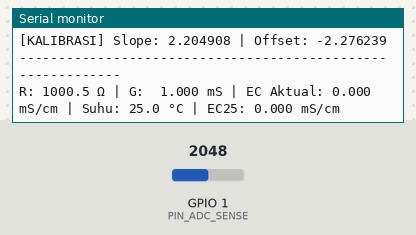
A sketch run on a simulated ESP32-S3. Shown: the last lines printed to the serial monitor. The inputs (shaded band) are chosen by the test bench; at power-on: GPIO 1 (PIN_ADC_SENSE) = 2048 (analog values on the 0–4095 scale).

Above: at 1.2 s.
1.3 s: GPIO 1 (PIN_ADC_SENSE) set to 1988
At 2.4 s:
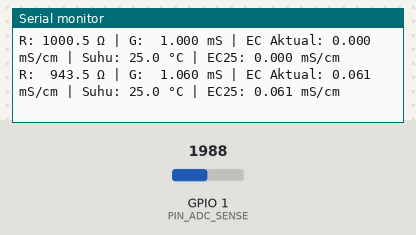
4.3 s: GPIO 1 (PIN_ADC_SENSE) set to 398
At 5.3 s:
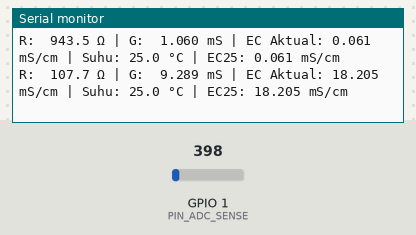
5.8 s: GPIO 1 (PIN_ADC_SENSE) set to 356
At 6.7 s:
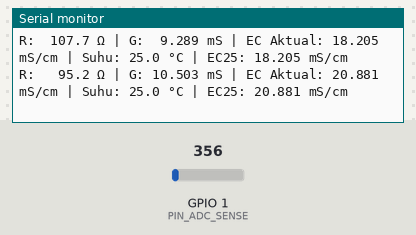
8.8 s: GPIO 1 (PIN_ADC_SENSE) set to 46
At 10.1 s:
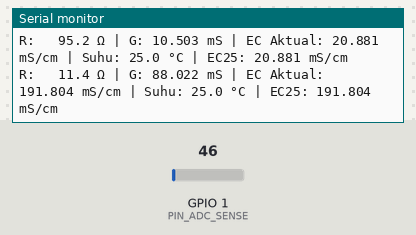
10.3 s: GPIO 1 (PIN_ADC_SENSE) set to 37
At 12.3 s:
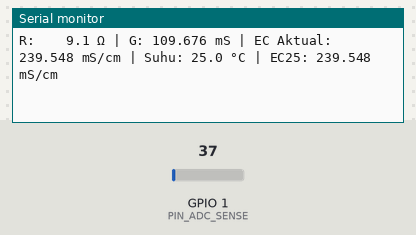

Measured:
- the behaviour switches between 2048 and 2047 on GPIO 1 (PIN_ADC_SENSE) (found by bisection; images 0 and 1)
- the behaviour switches between 373 and 372 on GPIO 1 (PIN_ADC_SENSE) (found by bisection; images 2 and 3)
- the behaviour switches between 41 and 40 on GPIO 1 (PIN_ADC_SENSE) (found by bisection; images 4 and 5)
- after the input at 1.3 s, the serial monitor: prints a new line after 0.35 s (image 1)
- after the input at 4.3 s, the serial monitor: prints a new line after 0.50 s (image 2)
- after the input at 5.8 s, the serial monitor: prints a new line after 0.57 s (image 3)
- after the input at 8.8 s, the serial monitor: prints a new line after 0.72 s (image 4)
- after the input at 10.3 s, the serial monitor: prints a new line after 0.79 s (image 5)

The sketch:

main-hasil-ec.ino
```cpp
#include <Arduino.h>

// Definisi Pin Eksitasi dan ADC ESP32-S3

#define PIN_DRIVE_A 4

#define PIN_DRIVE_B 5

#define PIN_ADC_SENSE 1

// Parameter Rangkaian Pembagi Tegangan

const float R_REF = 1000.0; // Resistor referensi 1k Ohm (presisi 1%)

const float V_IN = 3.3; // Tegangan operasional GPIO

// Parameter Hasil Kalibrasi Dua Titik (Masukkan nilai riil yang diperoleh)

const float CAL_SLOPE  = 2.204908;
const float CAL_OFFSET = -2.276239;

// Koefisien Normalisasi Suhu Susu Sapi (2.0% per °C)

const float ALPHA_TEMP = 0.020;

struct ECReading
{

    bool isSubmerged;

    float resistance; // Hambatan cairan (Ohm)

    float conductance; // Konduktansi (mS)

    float ecRaw; // EC aktual pada suhu saat ini (mS/cm)

    float ec25; // EC ternormalisasi suhu standar 25°C (mS/cm)
};

ECReading getCalibratedEC(float currentTemperature)
{

    ECReading data;

    const int SAMPLES = 30;

    float totalVoltage = 0.0;

    // Siklus eksitasi AC untuk mencegah polarisasi elektroda

    for (int i = 0; i < SAMPLES; i++)
    {

        // Fase 1: Pulsa Positif

        digitalWrite(PIN_DRIVE_A, HIGH);

        digitalWrite(PIN_DRIVE_B, LOW);

        delayMicroseconds(120);

        int rawADC = analogRead(PIN_ADC_SENSE);

        float vOut = (rawADC / 4095.0) * V_IN;

        // Fase 2: Pulsa Negatif (Pembalik Polaritas)

        digitalWrite(PIN_DRIVE_A, LOW);

        digitalWrite(PIN_DRIVE_B, HIGH);

        delayMicroseconds(120);

        // Fase 3: Pelepasan Arus / Grounding

        digitalWrite(PIN_DRIVE_A, LOW);

        digitalWrite(PIN_DRIVE_B, LOW);

        delay(2);

        totalVoltage += vOut;
    }

    float avgVout = totalVoltage / SAMPLES;

    // Validasi batas ambang jika probe berada di udara atau terjadi kontak korsleting

    if (avgVout >= (V_IN - 0.05) || avgVout <= 0.02)
    {

        data.isSubmerged = false;

        data.resistance = -1.0;

        data.conductance = 0.0;

        data.ecRaw = 0.0;

        data.ec25 = 0.0;

        return data;
    }

    data.isSubmerged = true;

    // 1. Perhitungan resistansi cairan (Hukum Ohm pada Voltage Divider)

    data.resistance = R_REF * (avgVout / (V_IN - avgVout));

    // 2. Perhitungan konduktansi G dalam satuan miliSiemens (mS)

    data.conductance = 1000.0 / data.resistance;

    // 3. Transformasi linear menggunakan koefisien kalibrasi

    data.ecRaw = (CAL_SLOPE * data.conductance) + CAL_OFFSET;

    if (data.ecRaw < 0.0)
        data.ecRaw = 0.0;

    // 4. Normalisasi termal non-linear ke suhu standar 25°C

    data.ec25 = data.ecRaw / (1.0 + ALPHA_TEMP * (currentTemperature - 25.0));

    return data;
}

void setup()
{

    Serial.begin(115200);

    pinMode(PIN_DRIVE_A, OUTPUT);

    pinMode(PIN_DRIVE_B, OUTPUT);

    pinMode(PIN_ADC_SENSE, INPUT);

    // Set kondisi awal pin eksitasi ke posisi netral

    digitalWrite(PIN_DRIVE_A, LOW);

    digitalWrite(PIN_DRIVE_B, LOW);

    analogReadResolution(12);

    analogSetAttenuation(ADC_11db);

    Serial.println("\n[SISTEM] Monitoring Sensor EC Aktif");

    Serial.printf("[KALIBRASI] Slope: %.6f | Offset: %.6f\n", CAL_SLOPE, CAL_OFFSET);

    Serial.println("------------------------------------------------------------");
}

void loop()
{

    // Nilai suhu referensi (gunakan nilai riil pembacaan saat integrasi dengan PT100)

    float suhuUji = 25.0;

    ECReading ecData = getCalibratedEC(suhuUji);

    if (!ecData.isSubmerged)
    {

        Serial.println("[PERINGATAN] Probe tidak mendeteksi cairan.");
    }
    else
    {

        Serial.printf("R: %6.1f Ω | G: %6.3f mS | EC Aktual: %5.3f mS/cm | Suhu: %4.1f °C | EC25: %5.3f mS/cm\n",

                      ecData.resistance,

                      ecData.conductance,

                      ecData.ecRaw,

                      suhuUji,

                      ecData.ec25);
    }

    delay(1500);
}
```
